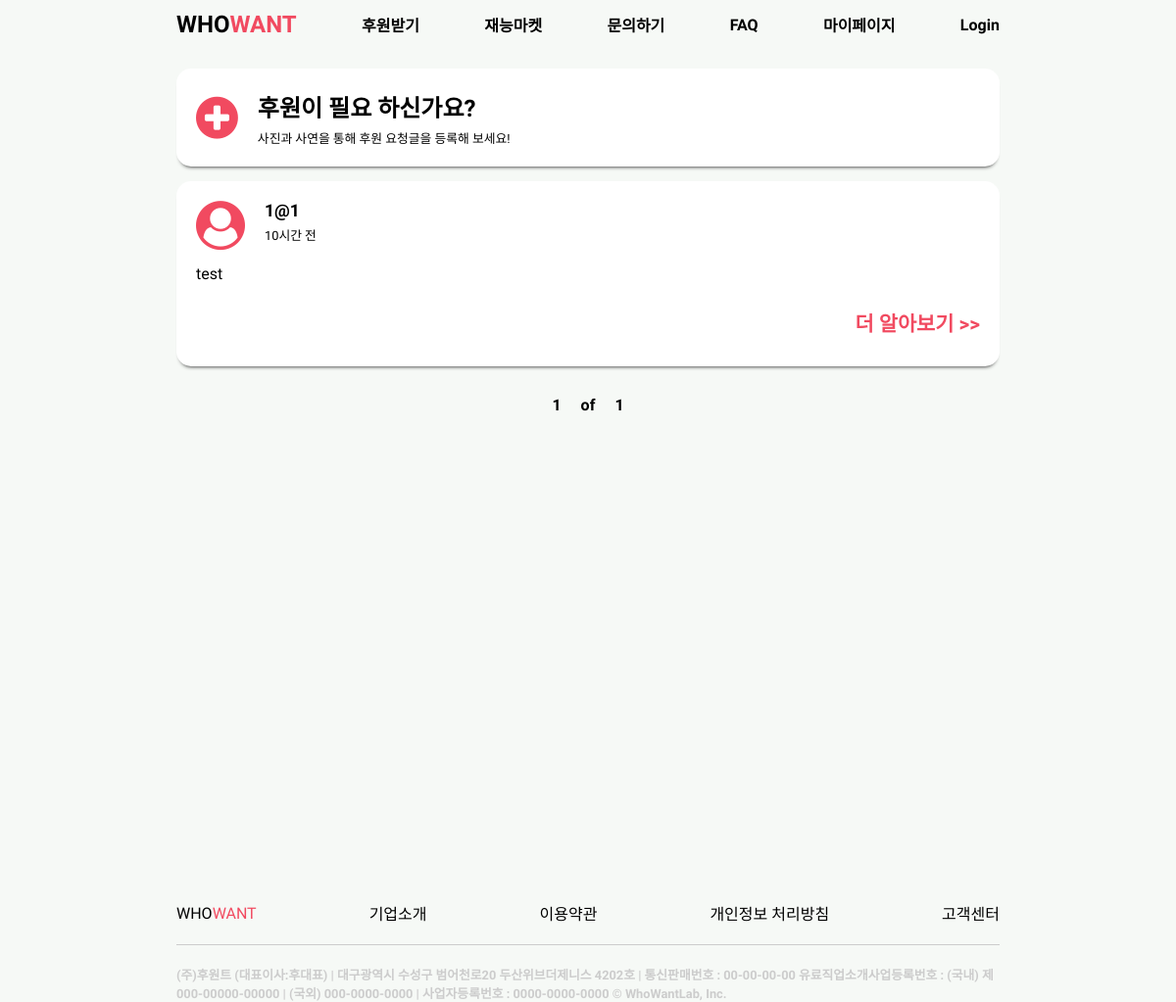
The app's page /listview/list_view/, older data.
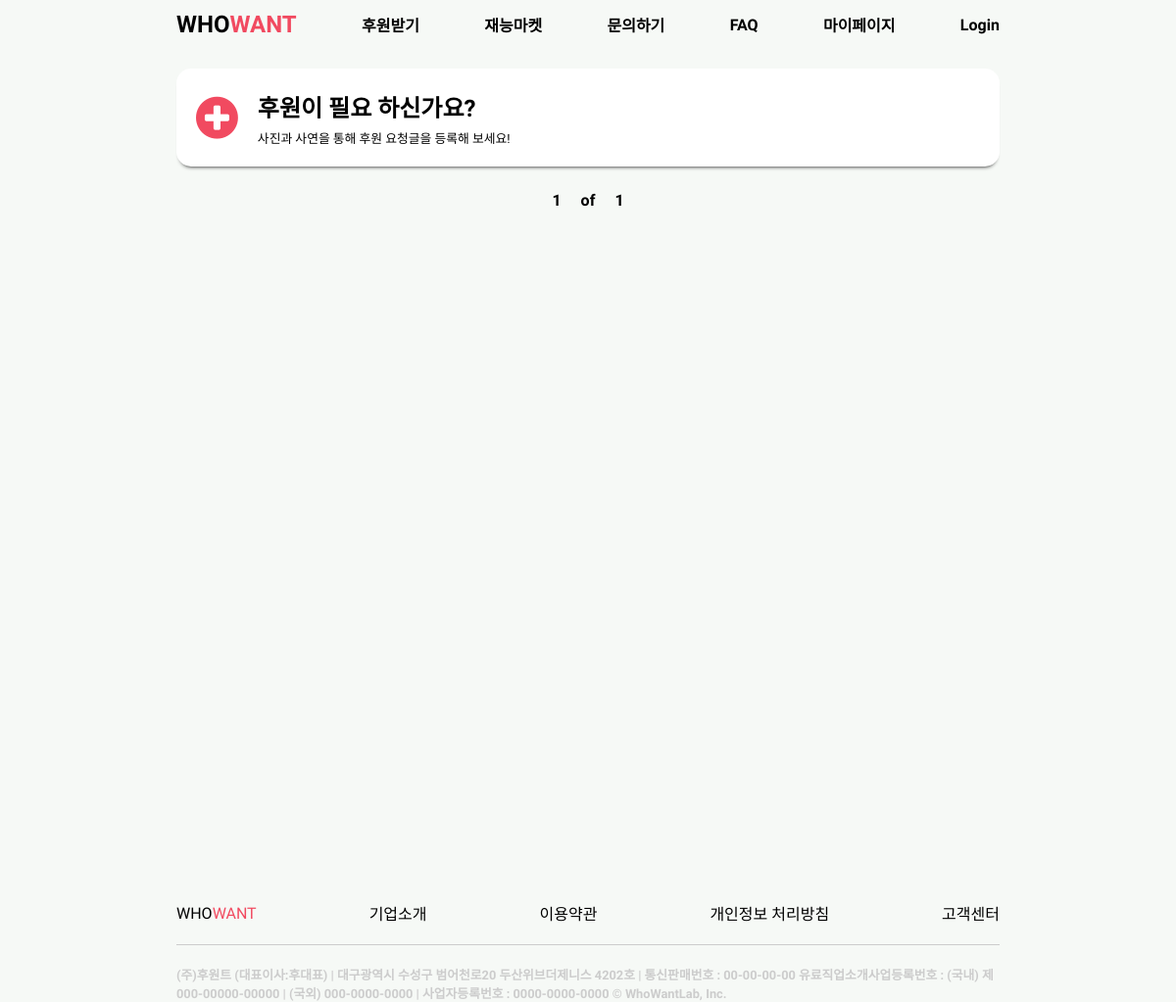
The same page, newer data.
### list/models.py (models this page shows, shortened)
class Post(models.Model):
    title = models.CharField(max_length=100)
    writer = models.ForeignKey(CustomUser, on_delete=models.CASCADE, related_name='users')
    post_time = models.DateTimeField(auto_now_add=True)
    body = models.CharField(max_length=500)
    thumbnail = models.ImageField(verbose_name='썸네일', upload_to='thumbnail/')
    @property
    def created_string(self):
        time = datetime.now(tz=timezone.utc) - self.post_time
        if time < timedelta(minutes=1):
            return '방금 전'
        elif time < timedelta(hours=1):
            return str(int(time.seconds / 60)) + '분 전'
        elif time < timedelta(days= 1):
            return str(int(time.seconds / 3600)) + '시간 전'
        elif time < timedelta(days= 7):
            time = datetime.now(tz=timezone.utc).date() - self.post_time.date()
            return str(time.days) + '일 전'
        else:
            return False

### user_info/models.py (models this page shows)
class CustomUser(AbstractUser):
    username = None
    email = models.EmailField(_('email address'), unique=True)
    USERNAME_FIELD = 'email'
    REQUIRED_FIELDS = []
    objects = CustomUserManager()
    def __str__(self):
        return self.email

### list/views.py (the view)
# urls.py: path('list_view/', views.list_view, name='list_view'),
def list_view(request):
    post = Post.objects.all().order_by('-id')
    paginator = Paginator(post, 2)
    page = request.GET.get('page')
    post = paginator.get_page(page)
    return render(request, 'html/feed.html', {'posts':post})

### list/templates/html/feed.html (shortened to what this page needs)
<!doctype html>
{% load static %}
<html lang="kor">
<head>
    <link rel="stylesheet" type="text/css" href="{% static 'feed.css' %}">
    <link rel="stylesheet" href="https://maxcdn.bootstrapcdn.com/font-awesome/4.7.0/css/font-awesome.min.css">
</head>
<body>
<div class="header">
    <ul>
        <li><a href="{% url 'user_info:home' %}" class="logo">WHO<span>WANT</span></a></li>
        <li><a href="{% url 'list:helpWrite' %}" class="navItem">후원받기</a></li>
        <li><a href="{% url 'market:market_view' %}" class="navItem">재능마켓</a></li>
        <li><a href="{% url 'inquiry:CS' %}" class="navItem">문의하기</a></li>
        <li><a href="{% url 'inquiry:FAQ' %}" class="navItem">FAQ</a></li>
        <li><a href="{% url 'user_info:mypage' %}" class="navItem">마이페이지</a></li>
        {% if not user.is_authenticated %}
            <li><a href="{% url 'user_info:login_view' %} " class="navItem">Login</a></li>
        {% else %}
            <li><a href="{% url 'user_info:logout_view' %}" class="navItem">Logout</a></li>
        {% endif %}
    </ul>
</div>
<div class="contentBox">
    <div class="makeDonate">
        <i class="fa fa-plus-circle" aria-hidden="true"></i>
        <div class="verticalTextBox">
            <h2>후원이 필요 하신가요?</h2>
            <h3>사진과 사연을 통해 후원 요청글을 등록해 보세요!</h3>
        </div>
    </div>
    {% for post in posts %}
        <div class="content">
            <div class="title">
                <i class="fa fa-user-circle" aria-hidden="true"></i>
                <div class="titleTextBox">
                    <h2 class="userName">{{ post.writer }}</h2>
                    <h3 class="time">
                        {% if post.created_string == False %}
                            {{ post.created|date:'m월 d일' }}
                        {% else %}
                            {{ post.created_string }}
                        {% endif %}</h3>
                </div>
            </div>
            <h2 class="contents">{{ post.body }}</h2>
            <div class="btnBox">
                <button type="button" onclick="location.href = '{% url 'list:feed_Detail' post.id %}'">더 알아보기 >>
                </button>
            </div>
        </div>
    {% endfor %}
    <div class="pager">
        <div class="pagerBox">
            <span>{{ posts.number }}</span>
            <span>of</span>
            <span>{{ posts.paginator.num_pages }}</span>
        </div>
    </div>
</div>
<div class="footer">
    <ul>
        <li><a href="#" class="logo">WHO<span>WANT</span></a></li>
        <li><a href="#" class="navItem">기업소개</a></li>
        <li><a href="#" class="navItem">이용약관</a></li>
        <li><a href="#" class="navItem">개인정보 처리방침</a></li>
        <li><a href="#" class="navItem">고객센터</a></li>
    </ul>
    <span class="line"></span>
    <h2>(주)후원트 (대표이사:후대표) | 대구광역시 수성구 범어천로20 두산위브더제니스 4202호 | 통신판매번호 : 00-00-00-00
        유료직업소개사업등록번호 : (국내) 제000-00000-00000 | (국외) 000-0000-0000 | 사업자등록번호 : 0000-0000-0000
        © WhoWantLab, Inc.</h2>
</div>
</body>
</html>

Row changes from the older to the newer data that the page shows:
removed Post: writer "1@1", created_string "10시간 전", body "test"
